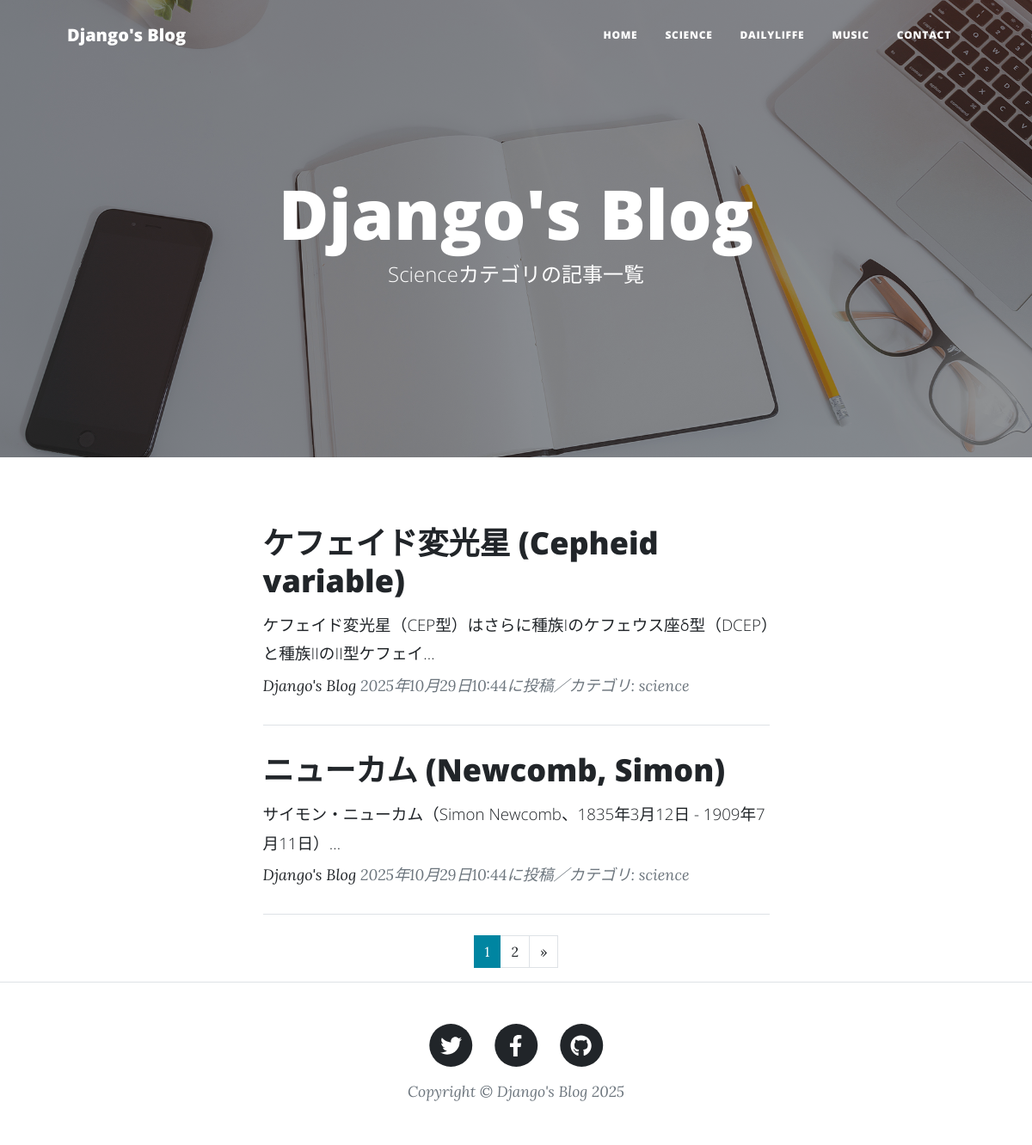
Page /science-list/ on the earlier database version.
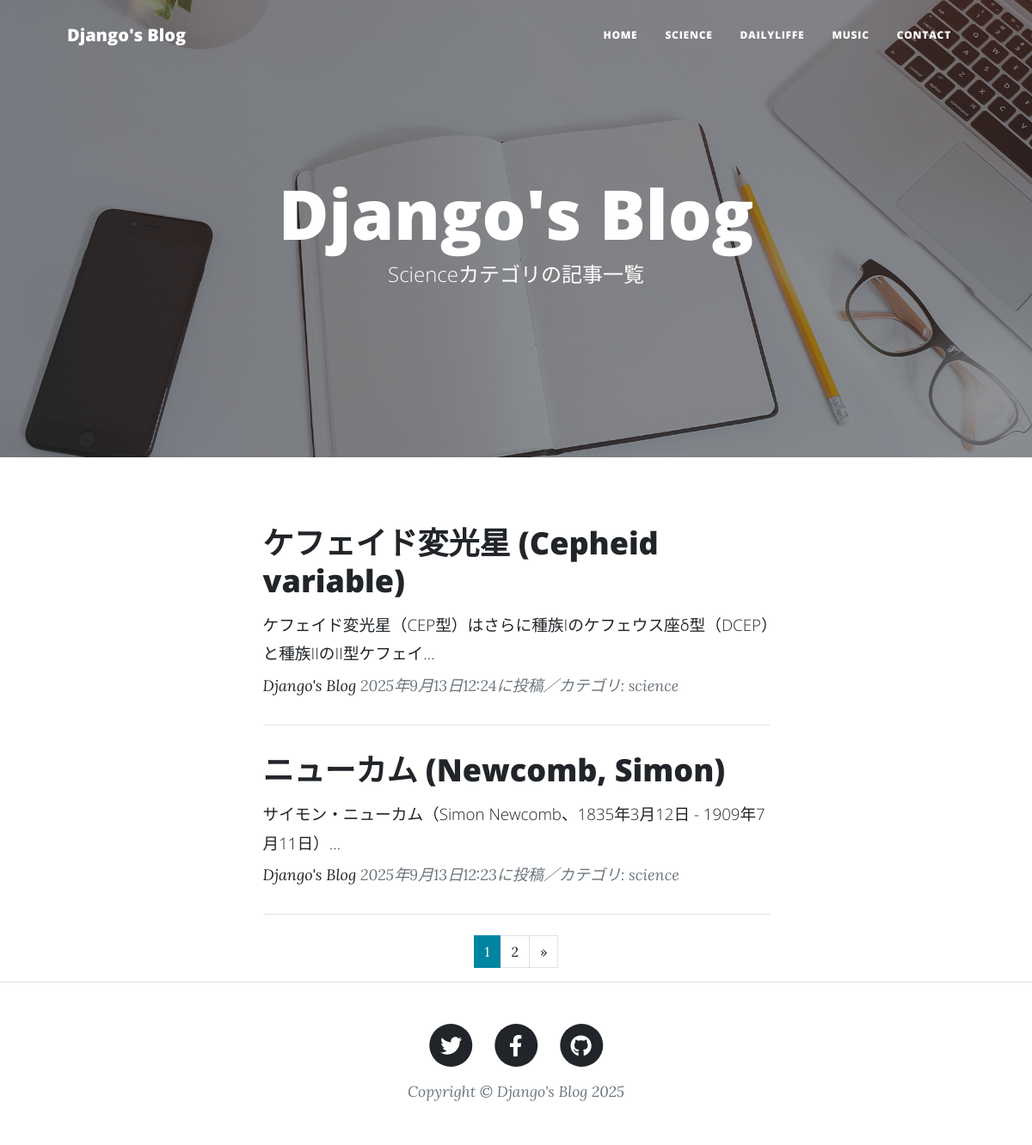
Same page on the later database version.
### blogapp/models.py (models this page shows, shortened)
class BlogPost(models.Model):
    CATEGORY = (('science', '科学のこと'),
                ('dailylife', '日常のこと'),
                ('music', '音楽のこと'))
    title = models.CharField(
        verbose_name='タイトル', # フィールドのタイトル
        max_length=200        # 最大文字数は200
        )
    content = models.TextField(
        verbose_name='本文'   # フィールドのタイトル
        )
    posted_at = models.DateTimeField(
        verbose_name='投稿日時', # フィールドのタイトル
        auto_now_add=True       # 日時を自動追加
        )
    category = models.CharField(
        verbose_name='カテゴリ', # フィールドのタイトル
        max_length=50,        # 最大文字数は50
        choices=CATEGORY # categoryフィールドにはCATEGORYの要素のみを登録
        )

### blogapp/views.py (the view)
class ScienceView(ListView):
    template_name ='blogapp/science_list.html'
    model = BlogPost
    context_object_name = 'science_records'
    queryset = BlogPost.objects.filter(
        category='science').order_by('-posted_at')
    paginate_by = 2

### blogapp/templates/blogapp/science_list.html (shortened to what this page needs)
{% extends 'blogapp/base.html' %}
{% load static %}
        {% block header %}
        <header class="masthead" style="background-image: url('{% static "assets/img/home-bg.jpg" %}')">
            <div class="container position-relative px-4 px-lg-5">
                <div class="row gx-4 gx-lg-5 justify-content-center">
                    <div class="col-md-10 col-lg-8 col-xl-7">
                        <div class="site-heading">
                            <h1>Django's Blog</h1>
                            <span class="subheading">
                                Scienceカテゴリの記事一覧</span>
                        </div>
                    </div>
                </div>
            </div>
        </header>
        {% endblock header %}
        {% block contents %}
        <div class="container px-4 px-lg-5">
            <div class="row gx-4 gx-lg-5 justify-content-center">
                <div class="col-md-10 col-lg-8 col-xl-7">
                    {% for record in science_records %}
                    <div class="post-preview">
                        <a href="{% url 'blogapp:blog_detail' record.pk %}">
                            <h2 class="post-title">
                                {{record.title}}</h2>
                            <h3 class="post-subtitle">
                                <span style="font-size : 14pt">
                                    {{record.content|truncatechars:50}}
                                </span>
                            </h3>
                        </a>
                        <p class="post-meta">
                            <a href="#">Django's Blog</a>
                            {{record.posted_at}}に投稿／カテゴリ:
                            {{record.category}}
                        </p>
                    </div>
                    <hr class="my-4" />
                    {% endfor %}
                    {% include "blogapp/pagination.html" %}
                </div>
            </div>
        </div>
        {% endblock contents %}

Differences in the rows shown:
changed BlogPost "ケフェイド変光星 (Cepheid variable)": posted_at "2025年10月29日10:44" → "2025年9月13日12:24"
changed BlogPost "ニューカム (Newcomb, Simon)": posted_at "2025年10月29日10:44" → "2025年9月13日12:23"
